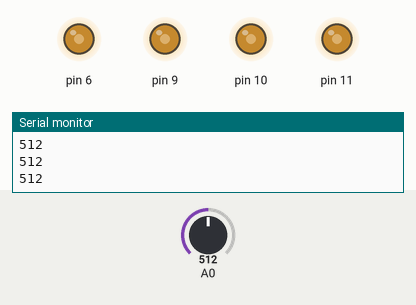
Recording of a sketch running on a simulated Arduino Uno, built with avr-gcc and run on an emulated ATmega328P. Shown: output pins drawn as LEDs (lit = HIGH), the last lines printed to the serial monitor. The test bench sets the inputs (shaded band); at power-on: A0 = 512.

Above: at 1.2 s.
1.3 s: A0 set to 306
At 2.0 s:
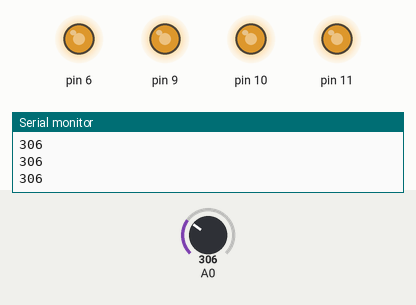
2.8 s: A0 set to 122
At 3.3 s:
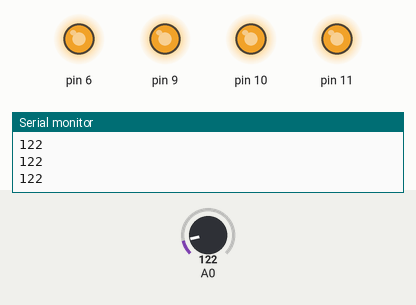
4.3 s: A0 set to 900
At 5.5 s:
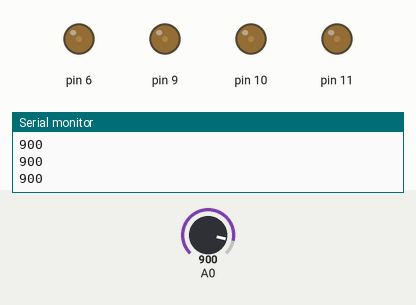
5.8 s: A0 set to 1010
At 6.8 s:
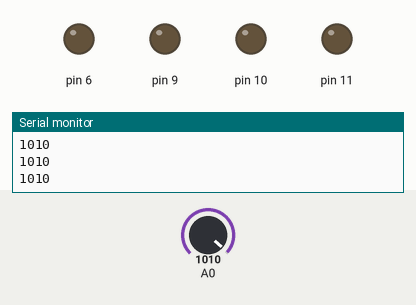
7.3 s: A0 set to 511
At 7.8 s:
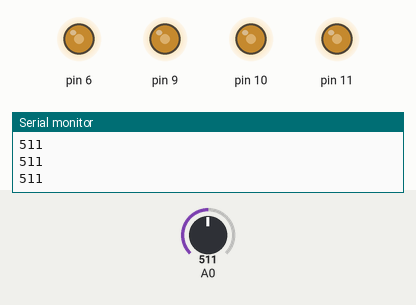
8.8 s: A0 set to 1023
At 9.1 s:
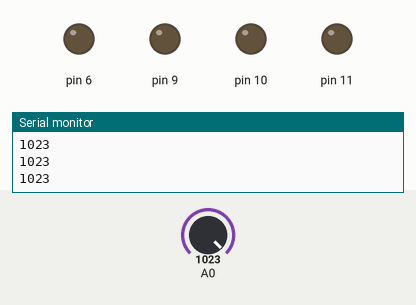
Timing chart, 0 to 11.3 s (numbered marks = the images above; inputs shaded):
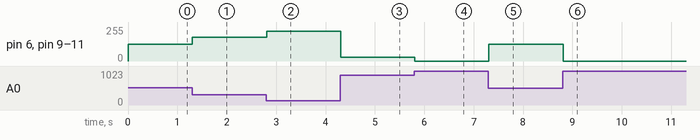

The sketch:

pressureLevels.ino
```cpp
void setup() {
  // put your setup code here, to run once:
  Serial.begin(9600);
  pinMode (A0, INPUT);
  pinMode (11, OUTPUT);
  pinMode (10, OUTPUT);
  pinMode (9, OUTPUT);
  pinMode (6, OUTPUT);
}

void loop() {
  // put your main code here, to run repeatedly:
  int value = analogRead(A0);
  Serial.println(value);

  int brightness = map(value, 1023, 0, 0, 255);

  if (value>=1000) {
    analogWrite(11, 0);
    analogWrite(10, 0);
    analogWrite(9, 0);
    analogWrite(6, 0);
  } else {
    analogWrite(11, brightness);
    analogWrite(10, brightness);
    analogWrite(9, brightness);
    analogWrite(6, brightness);
  }
}
```

Measured:
- after the input at 1.3 s, pin 6, pin 9–11: 127/255 → 178/255 at once
- after the input at 2.8 s, pin 6, pin 9–11: 178/255 → 224/255 at once
- after the input at 4.3 s, pin 6, pin 9–11: 224/255 → 30/255 at once
- after the input at 5.8 s, pin 6, pin 9–11: 30/255 → 0/255 at once
- after the input at 7.3 s, pin 6, pin 9–11: 0/255 → 127/255 at once
- after the input at 8.8 s, pin 6, pin 9–11: 127/255 → 0/255 at once
